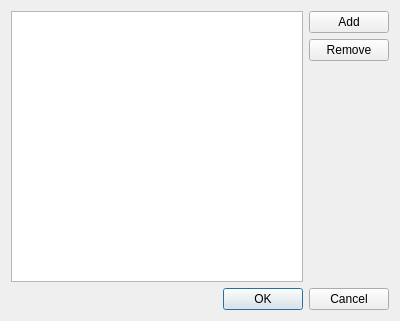
<?xml version="1.0" encoding="UTF-8"?>
<ui version="4.0">
 <class>ManageLanguagesWindow</class>
 <widget class="QDialog" name="ManageLanguagesWindow">
  <property name="geometry">
   <rect>
    <x>0</x>
    <y>0</y>
    <width>400</width>
    <height>321</height>
   </rect>
  </property>
  <property name="windowTitle">
   <string>Manage Languages</string>
  </property>
  <layout class="QVBoxLayout" name="verticalLayout_2">
   <item>
    <layout class="QHBoxLayout" name="horizontalLayout">
     <item>
      <widget class="QListView" name="languagesList"/>
     </item>
     <item>
      <layout class="QVBoxLayout" name="verticalLayout">
       <item>
        <widget class="QPushButton" name="addButton">
         <property name="text">
          <string>Add</string>
         </property>
        </widget>
       </item>
       <item>
        <widget class="QPushButton" name="removeButton">
         <property name="text">
          <string>Remove</string>
         </property>
        </widget>
       </item>
       <item>
        <spacer name="verticalSpacer">
         <property name="orientation">
          <enum>Qt::Vertical</enum>
         </property>
         <property name="sizeHint" stdset="0">
          <size>
           <width>20</width>
           <height>40</height>
          </size>
         </property>
        </spacer>
       </item>
      </layout>
     </item>
    </layout>
   </item>
   <item>
    <widget class="QDialogButtonBox" name="buttonBox">
     <property name="orientation">
      <enum>Qt::Horizontal</enum>
     </property>
     <property name="standardButtons">
      <set>QDialogButtonBox::Cancel|QDialogButtonBox::Ok</set>
     </property>
    </widget>
   </item>
  </layout>
 </widget>
 <resources/>
 <connections>
  <connection>
   <sender>buttonBox</sender>
   <signal>accepted()</signal>
   <receiver>ManageLanguagesWindow</receiver>
   <slot>accept()</slot>
   <hints>
    <hint type="sourcelabel">
     <x>248</x>
     <y>254</y>
    </hint>
    <hint type="destinationlabel">
     <x>157</x>
     <y>274</y>
    </hint>
   </hints>
  </connection>
  <connection>
   <sender>buttonBox</sender>
   <signal>rejected()</signal>
   <receiver>ManageLanguagesWindow</receiver>
   <slot>reject()</slot>
   <hints>
    <hint type="sourcelabel">
     <x>316</x>
     <y>260</y>
    </hint>
    <hint type="destinationlabel">
     <x>286</x>
     <y>274</y>
    </hint>
   </hints>
  </connection>
 </connections>
</ui>
